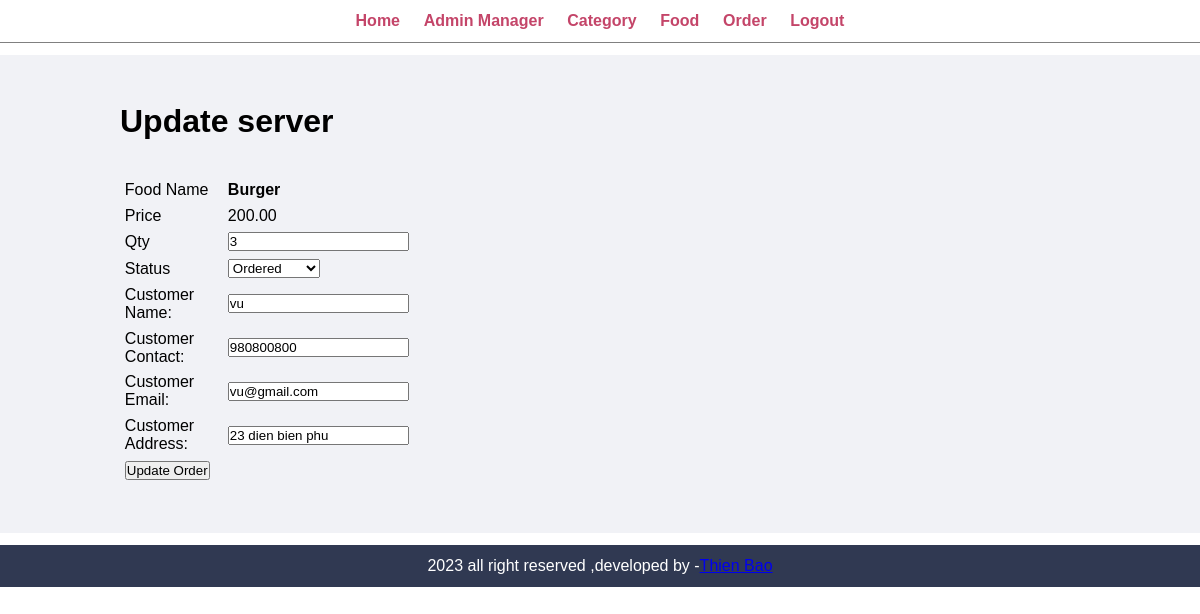
/admin/update-order.php?id=2 (signed in), run on the app's committed database.
### tables this page shows
CREATE TABLE `tbl_order` (
  `id` int(10) UNSIGNED NOT NULL,
  `food` varchar(150) NOT NULL,
  `price` decimal(10,2) NOT NULL,
  `qty` int(11) NOT NULL,
  `total` decimal(10,2) NOT NULL,
  `order_date` datetime NOT NULL,
  `status` varchar(50) NOT NULL,
  `customer_name` varchar(150) NOT NULL,
  `customer_contact` varchar(20) NOT NULL,
  `customer_email` varchar(150) NOT NULL,
  `customer_address` varchar(255) NOT NULL
);

### admin/update-order.php (the view, shortened to what this page needs)
<?php include('partials/menu.php'); ?>
<div class="main-content">
    <div class="wrapper">
        <h1>Update server</h1>
        <br><br>
        <?php
            if(isset($_GET['id']))
            {
                $id=$_GET['id'];
                $sql="SELECT *FROM tbl_order WHERE id=$id";
                $res=mysqli_query($conn,$sql);
                $count=mysqli_num_rows($res);
                if($count==1)
                {
                    $row=mysqli_fetch_assoc($res);
                    $food=$row['food'];
                    $price=$row['price'];
                    $qty=$row['qty'];
                    $status=$row['status'];
                    $customer_name=$row['customer_name'];
            $customer_contact=$row['customer_contact'];
            $customer_email=$row['customer_email'];
            $customer_address=$row['customer_address'];
                }else{
                }
            }else{
                header('location:'.SITEURL.'admin/manager-order.php');
            }
        ?>
        <form action="" method="POST">
            <table class="tbl-30">
                <tr>
                    <td>Food Name</td>
                    <td><b><?php echo $food; ?></b> </td>
                </tr>
                <tr>
                    <td>Price</td>
                    <td><?php echo $price; ?> </td>
                </tr>
                <tr>
                    <td>Qty</td>
                    <td>
                        <input type="number" name="qty" value="<?php echo $qty; ?>">
                    </td>
                </tr>
                <tr>
                    <td>Status</td>
                    <td>
                        <select name="status">
                            <option <?php if($status=="Ordered"){ echo "selected" ;} ?>value="Ordered">Ordered</option>
                        </select>
                    </td>
                </tr>
                <tr>
                    <td>Customer Name:</td>
                    <td>
                        <input type="text" name="customer_name" value="<?php echo $customer_name; ?>">
                    </td>
                </tr>
                <tr>
                    <td>Customer Contact:</td>
                    <td>
                        <input type="text" name="customer_contact" value="<?php echo $customer_contact;?>">
                    </td>
                </tr>
                <tr>
                    <td>Customer Email:</td>
                    <td>
                        <input type="text" name="customer_email" value="<?php echo $customer_email;?>">
                    </td>
                </tr>
                <tr>
                    <td>Customer Address:</td>
                    <td>
                        <input type="text" name="customer_address" value="<?php echo $customer_address;?>">
                    </td>
                </tr>
                <tr>
                    <td colspan="2">
                        <input type="submit" name="submit" value="Update Order">
                    </td>
                </tr>
            </table>
        </form>
    </div>
</div>
<?php include('partials/footer.php'); ?>

### css/admin.css (style rules this page uses)
* { margin: 0; padding: 0; font-family: Arial, Helvetica, sans-serif; }
.wrapper { padding: 1%; margin: 0 auto; width: 80%; }
.tbl-30 { width: 30%; }
table tr td { padding: 1%; }
.main-content { margin: 1% 0; background-color: #f1f2f6; padding: 3% 0; }

### data on the page
tbl_order: food "Burger", price "200.00", qty "3", status "Ordered", customer_name "vu", customer_contact "980800800", customer_email "vu@gmail.com", customer_address "23 dien bien phu"
